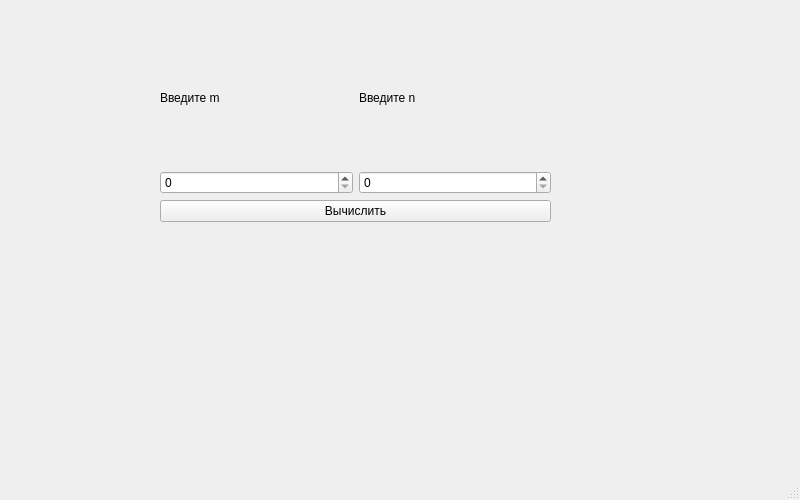
<?xml version="1.0" encoding="UTF-8"?>
<ui version="4.0">
 <class>MainWindow</class>
 <widget class="QMainWindow" name="MainWindow">
  <property name="geometry">
   <rect>
    <x>0</x>
    <y>0</y>
    <width>800</width>
    <height>500</height>
   </rect>
  </property>
  <property name="minimumSize">
   <size>
    <width>800</width>
    <height>500</height>
   </size>
  </property>
  <property name="maximumSize">
   <size>
    <width>800</width>
    <height>500</height>
   </size>
  </property>
  <property name="windowTitle">
   <string>MainWindow</string>
  </property>
  <widget class="QWidget" name="centralwidget">
   <widget class="QWidget" name="verticalLayoutWidget">
    <property name="geometry">
     <rect>
      <x>160</x>
      <y>30</y>
      <width>391</width>
      <height>361</height>
     </rect>
    </property>
    <layout class="QVBoxLayout" name="verticalLayout">
     <item>
      <layout class="QHBoxLayout" name="horizontalLayout_3">
       <item>
        <layout class="QVBoxLayout" name="verticalLayout_3">
         <item>
          <widget class="QLabel" name="label_2">
           <property name="text">
            <string>Введите m</string>
           </property>
          </widget>
         </item>
         <item>
          <widget class="QSpinBox" name="spinBox_2"/>
         </item>
        </layout>
       </item>
       <item>
        <layout class="QVBoxLayout" name="verticalLayout_2">
         <item>
          <widget class="QLabel" name="label">
           <property name="text">
            <string>Введите n</string>
           </property>
          </widget>
         </item>
         <item>
          <widget class="QSpinBox" name="spinBox"/>
         </item>
        </layout>
       </item>
      </layout>
     </item>
     <item>
      <widget class="QPushButton" name="pushButton">
       <property name="text">
        <string>Вычислить</string>
       </property>
      </widget>
     </item>
     <item>
      <widget class="QLabel" name="label_4">
       <property name="text">
        <string/>
       </property>
      </widget>
     </item>
    </layout>
   </widget>
  </widget>
  <widget class="QMenuBar" name="menubar">
   <property name="geometry">
    <rect>
     <x>0</x>
     <y>0</y>
     <width>800</width>
     <height>22</height>
    </rect>
   </property>
  </widget>
  <widget class="QStatusBar" name="statusbar"/>
 </widget>
 <resources/>
 <connections/>
</ui>
